Frame 1 (no input): blank canvas, image omitted
Frame 60 (the mouse pressed at the canvas centre just before this capture): blank canvas, image omitted
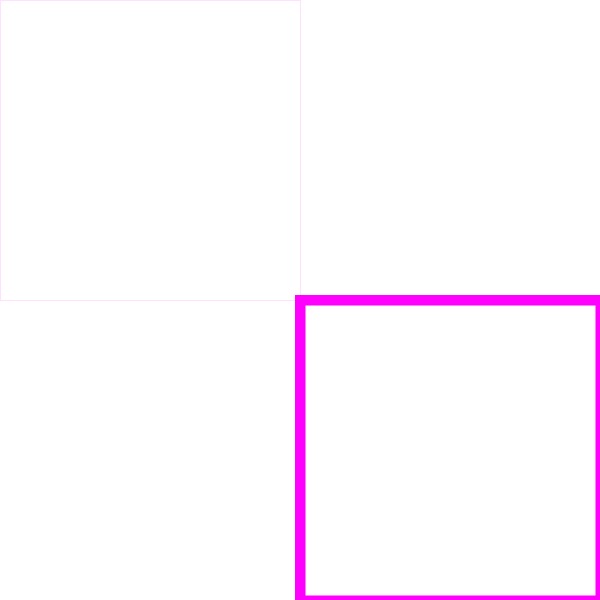
Frame 120 (the mouse held since frame 60 and released just before this capture)

The Processing sketch whose frames 1 and 60 were blank and that drew this single picture after the mouse press (run headless with seeded random() and noise(); from frame 60 on, the mouse is pressed at the canvas centre):

// Processing sketch: processing_11414
// ── processing_11414.pde


//programa simple de dibujo
//click en mouse para dibujar una recta
//aprieta cualquier tecla para borrar
void setup(){
size(600,600);
smooth();
background(255,255,255);
frameRate(20);
}
void draw(){
stroke(mouseX, 0 , mouseY); //puedo hacer esto mejor?
float distance = dist(pmouseX, pmouseY, mouseX, mouseY);
float maxStroke = 10;
strokeWeight(maxStroke - constrain(distance, 0, maxStroke));
rect(pmouseX, pmouseY, mouseX, mouseY);
}
void mouseClicked(){
//dibuja un rectangulo donde el mouse fue clickeado
rectMode(CENTER);
fill(mouseY,244, mouseX);
noStroke();
rect(mouseX, mouseY, 10, 10);
}
void keyPressed(){
//presiona tecla para borrar el Background
background(255,255,255);
}
